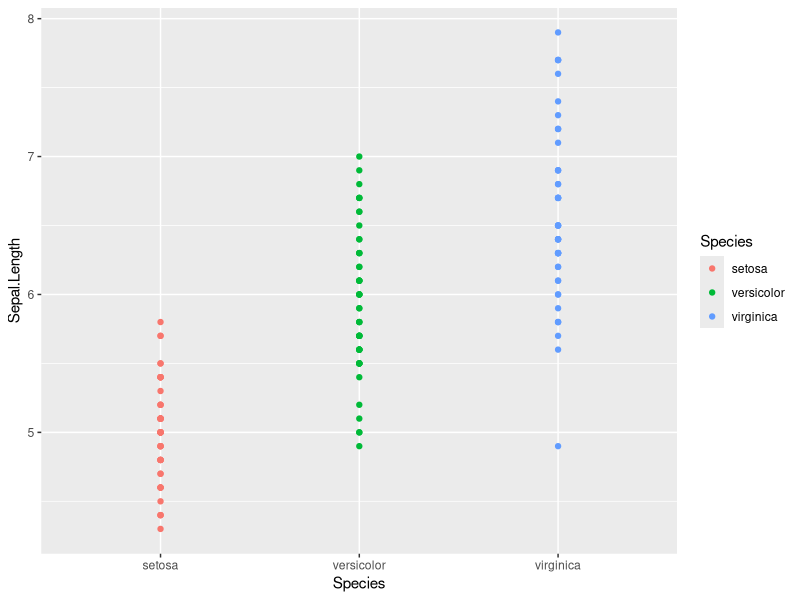
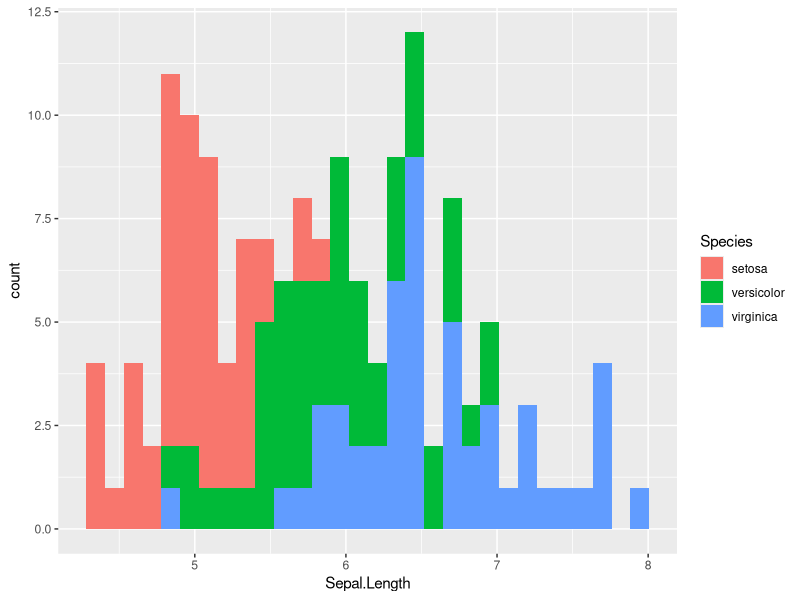
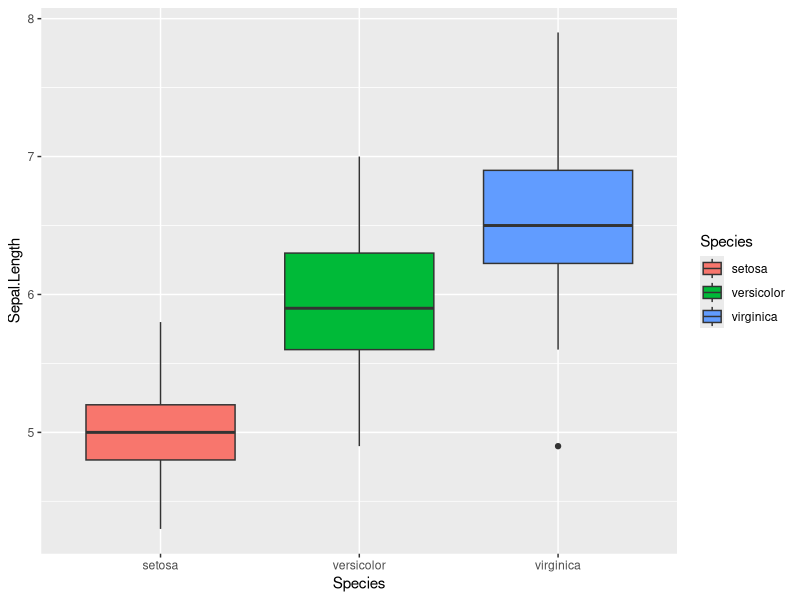
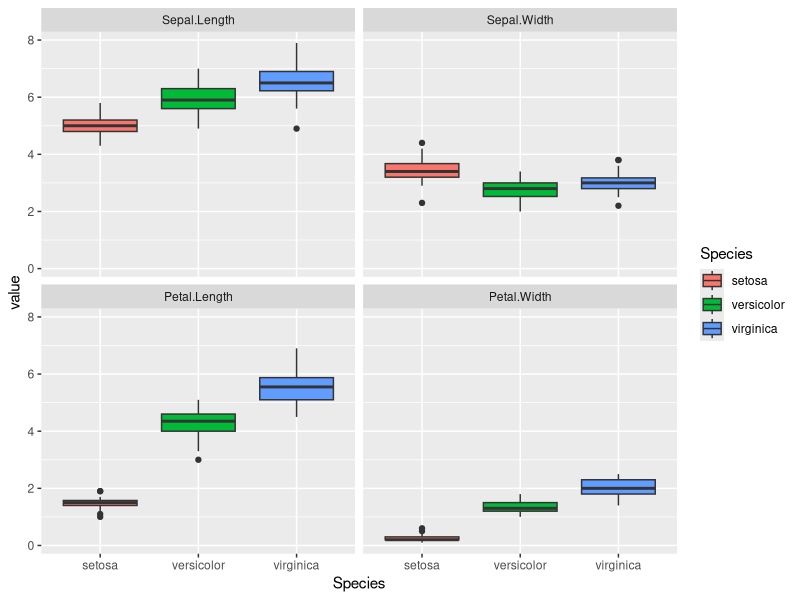
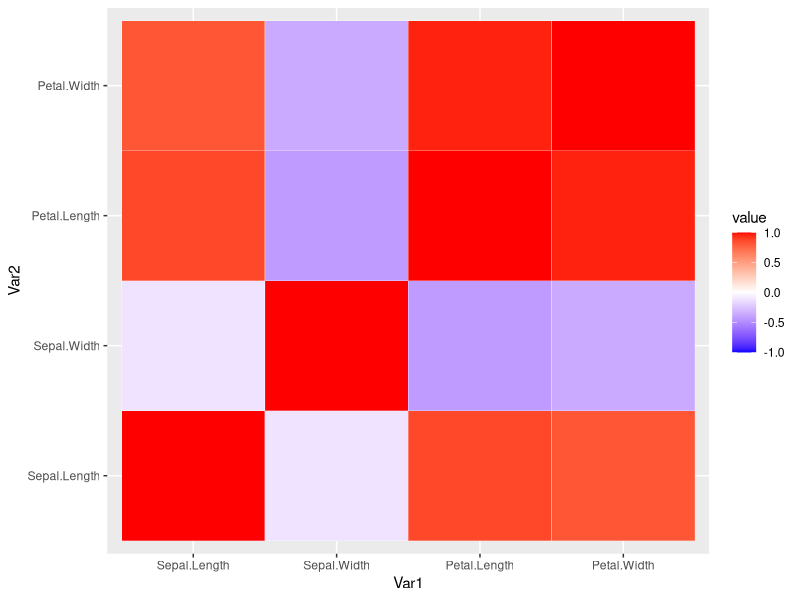
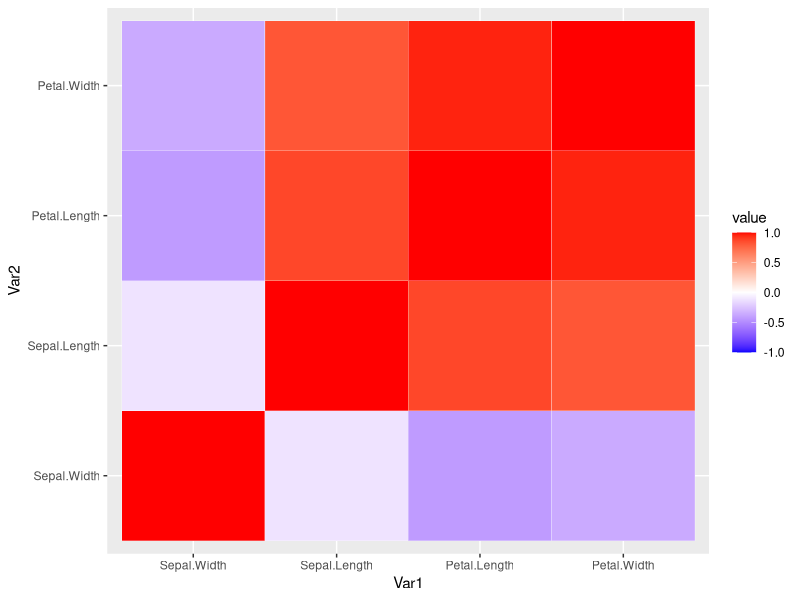
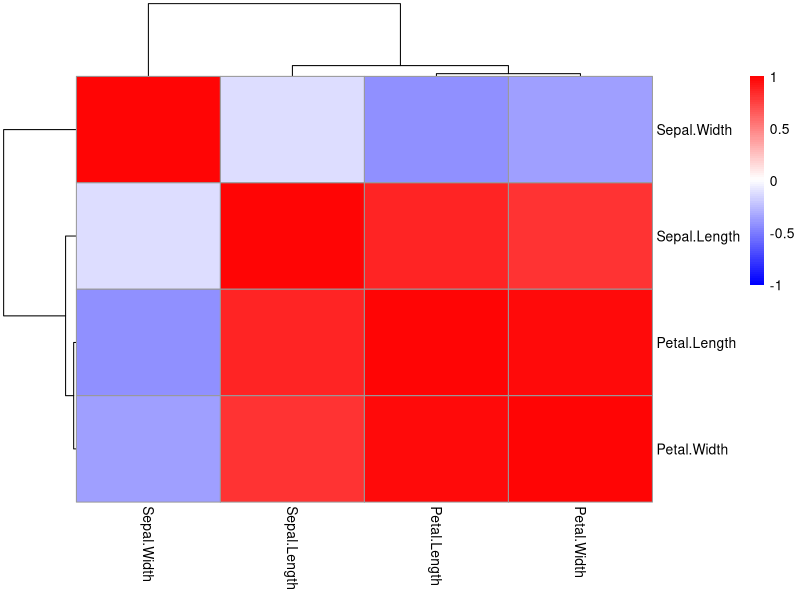
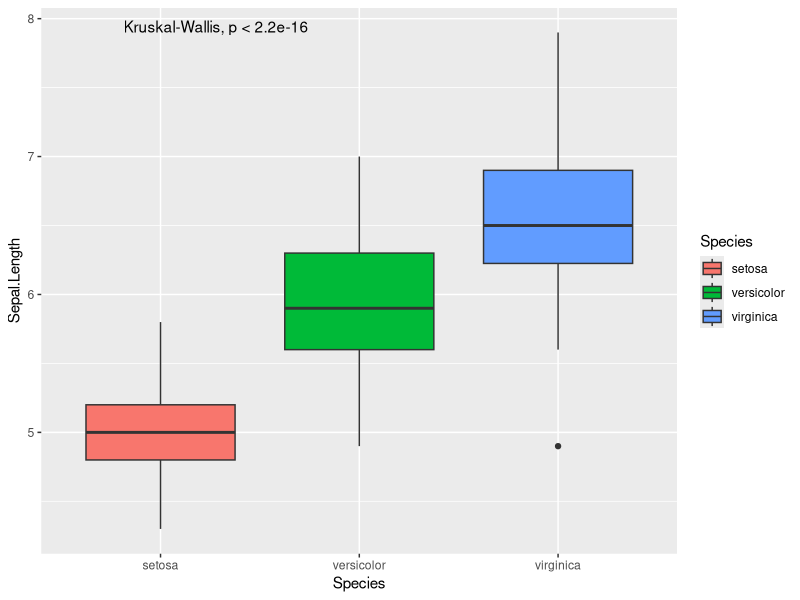

These charts were generated, in order, by the following R code:
## ---- chunk 1
data(iris)
class(iris)
## ---- chunk 2
head(iris)
## ---- chunk 3
dim(iris)
## ---- chunk 4
str(iris)
## ---- chunk 5
summary(iris)
## ---- chunk 6
library(ggplot2)
ggplot(iris, mapping = aes(y = Sepal.Length, x = Species, color = Species)) +
  geom_point()
## ---- chunk 7
ggplot(iris, mapping = aes(x = Sepal.Length,  fill = Species)) + 
  geom_histogram()
## ---- chunk 8
ggplot(iris, mapping = aes(y = Sepal.Length, x = Species, fill = Species)) + geom_boxplot()
## ---- chunk 9
library(reshape2)

iris_melt <-  melt(iris, id = 'Species') #reshaping the dataframe
head(iris_melt)
## ---- chunk 10
ggplot(iris_melt, aes(x = Species, y = value, fill = Species)) +
  geom_boxplot() + 
  facet_wrap(~variable)
## ---- chunk 11
iris_cor <- cor(iris[,-5],iris[,-5])
head(iris_cor)
## ---- chunk 12
iris_cor_melt <- melt(iris_cor) #reshaping the data

ggplot(iris_cor_melt, aes(x = Var1, y = Var2, fill = value)) + 
  geom_tile(color = 'white') + #geom_tile generates tiles which are colored based on a value
 scale_fill_gradient2(low = "blue", high = "red", mid = "white", 
   midpoint = 0, limit = c(-1,1), space = "Lab")
## ---- chunk 13
reorder_cormat <- function(cormat){
# Use correlation between variables as distance
dd <- as.dist((1-cormat)/2)
hc <- hclust(dd)
cormat <-cormat[hc$order, hc$order]
}
## ---- chunk 14
iris_cor_ordered <- reorder_cormat(iris_cor)
head(iris_cor_ordered)
## ---- chunk 15
iris_cor_ordered_melt <- melt(iris_cor_ordered, na.rm = TRUE)

ggplot(iris_cor_ordered_melt, aes(x = Var1, y = Var2, fill = value)) + 
  geom_tile(color = 'white') +
  scale_fill_gradient2(low = "blue", high = "red", mid = "white", 
   midpoint = 0, limit = c(-1,1), space = "Lab")
## ---- chunk 16
library(pheatmap)

pheatmap(iris_cor, 
         color = colorRampPalette(c('blue', 'white', 'red'))(100),
         breaks = seq(-1,1, length.out = 100)) 
## ---- chunk 17
iris_subset_melt <- subset(iris_melt, subset = Species == 'virginica' | Species == 'setosa' ) #removing versicolor so we have the two groups we are comparing
head(iris_subset_melt)
## ---- chunk 18
setosa_sepal_length = subset(iris_subset_melt, 
                             subset = 
                               variable == 'Sepal.Length' & 
                               Species == 'setosa')$value  #selecting only values for setosa

virginica_sepal_length = subset(iris_subset_melt, 
                                subset = 
                                  variable == 'Sepal.Length' & 
                                  Species == 'virginica')$value #selecting only values for virginica
## ---- chunk 19
t.test(setosa_sepal_length, virginica_sepal_length)
## ---- chunk 20
iris_anova <- aov(Sepal.Width ~ Species, data = iris)
summary(iris_anova)
## ---- chunk 21
pairwise.t.test(x = iris$Sepal.Length, g = iris$Species, p.adj = 'none')
## ---- chunk 22
pairwise.t.test(x = iris$Sepal.Length, g = iris$Species, p.adj = 'bonf')
## ---- chunk 23
library(ggpubr)

ggplot(iris, mapping = aes(y = Sepal.Length, x = Species, fill = Species)) +
  geom_boxplot() + 
  stat_compare_means()
## ---- chunk 24
my_comparisons = list(c('setosa','virginica'), c('setosa','versicolor'), c('versicolor','virginica'))

ggplot(iris, mapping = aes(y = Sepal.Length, x = Species, fill = Species)) +
  geom_boxplot() + 
  stat_compare_means(comparisons = my_comparisons)
## ---- chunk 25
ggplot(iris_melt, aes(x = Species, y = value, fill = Species)) +
  geom_boxplot() + 
  facet_wrap(~variable) + 
    stat_compare_means(comparisons = my_comparisons, label = 'p.signif')
